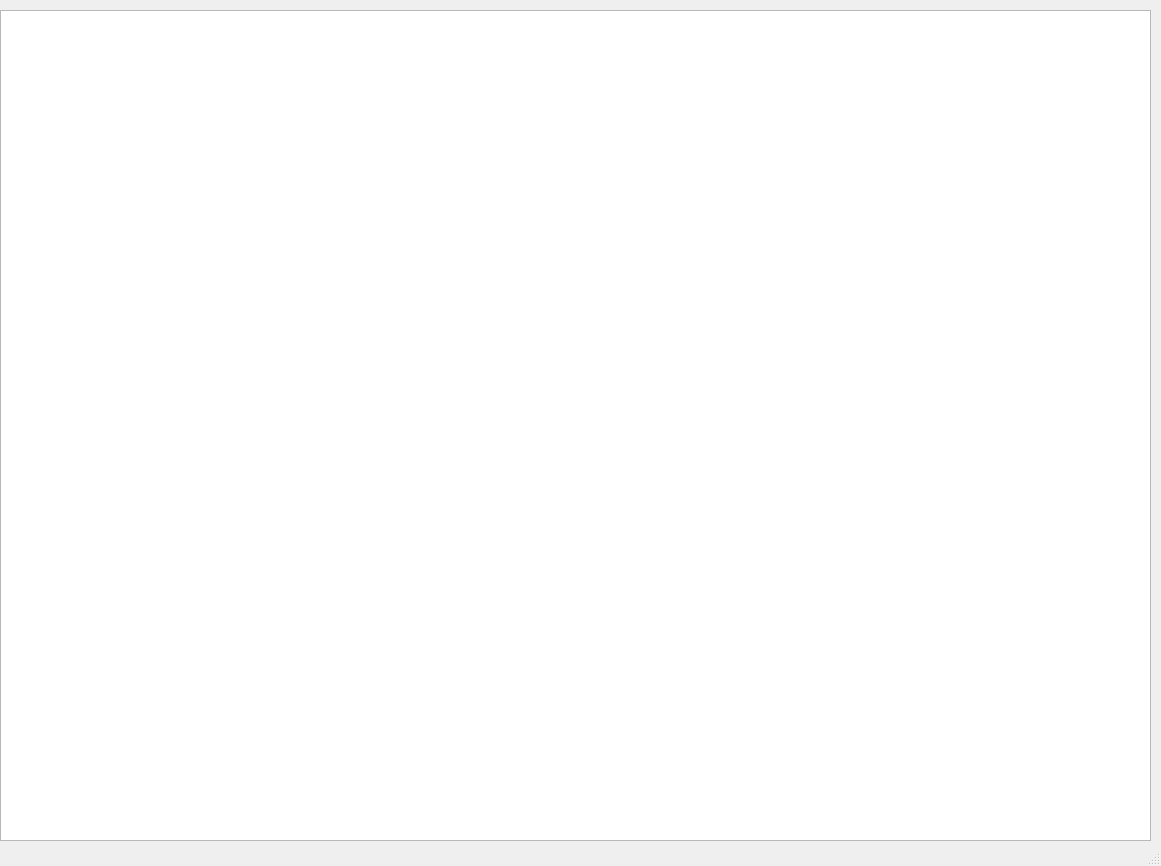
<?xml version="1.0" encoding="UTF-8"?>
<ui version="4.0">
 <class>logsWindow</class>
 <widget class="QMainWindow" name="logsWindow">
  <property name="geometry">
   <rect>
    <x>0</x>
    <y>0</y>
    <width>1161</width>
    <height>866</height>
   </rect>
  </property>
  <property name="windowTitle">
   <string>Logs</string>
  </property>
  <property name="windowIcon">
   <iconset>
    <normaloff>Astro/1b0b14f2-7525-4b4b-90fc-639c0496cbd9.jpg</normaloff>Astro/1b0b14f2-7525-4b4b-90fc-639c0496cbd9.jpg</iconset>
  </property>
  <widget class="QWidget" name="centralwidget">
   <widget class="QTableView" name="logsView">
    <property name="geometry">
     <rect>
      <x>0</x>
      <y>10</y>
      <width>1151</width>
      <height>831</height>
     </rect>
    </property>
   </widget>
  </widget>
  <widget class="QStatusBar" name="statusbar"/>
 </widget>
 <resources/>
 <connections/>
</ui>
